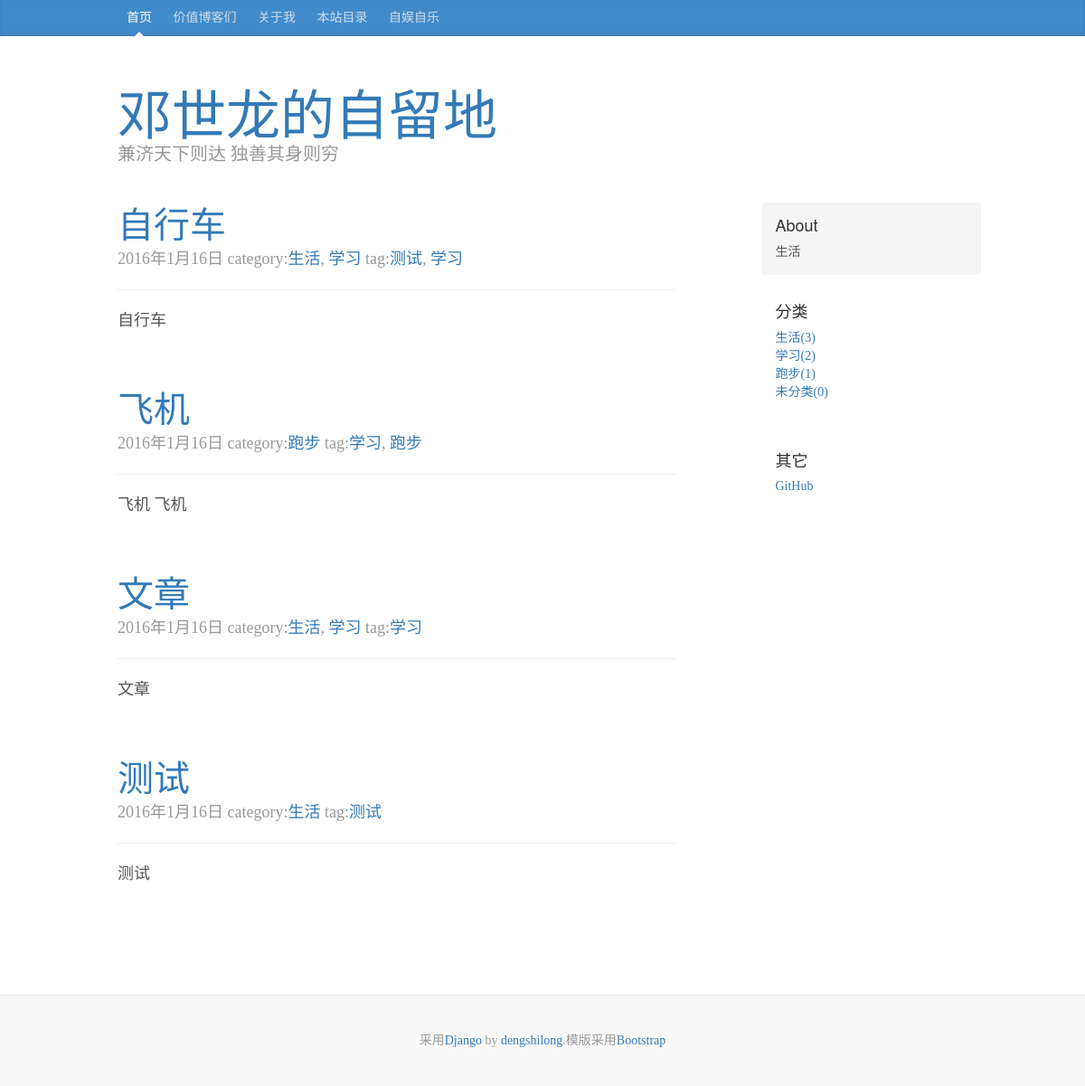
The app's page /, older data.
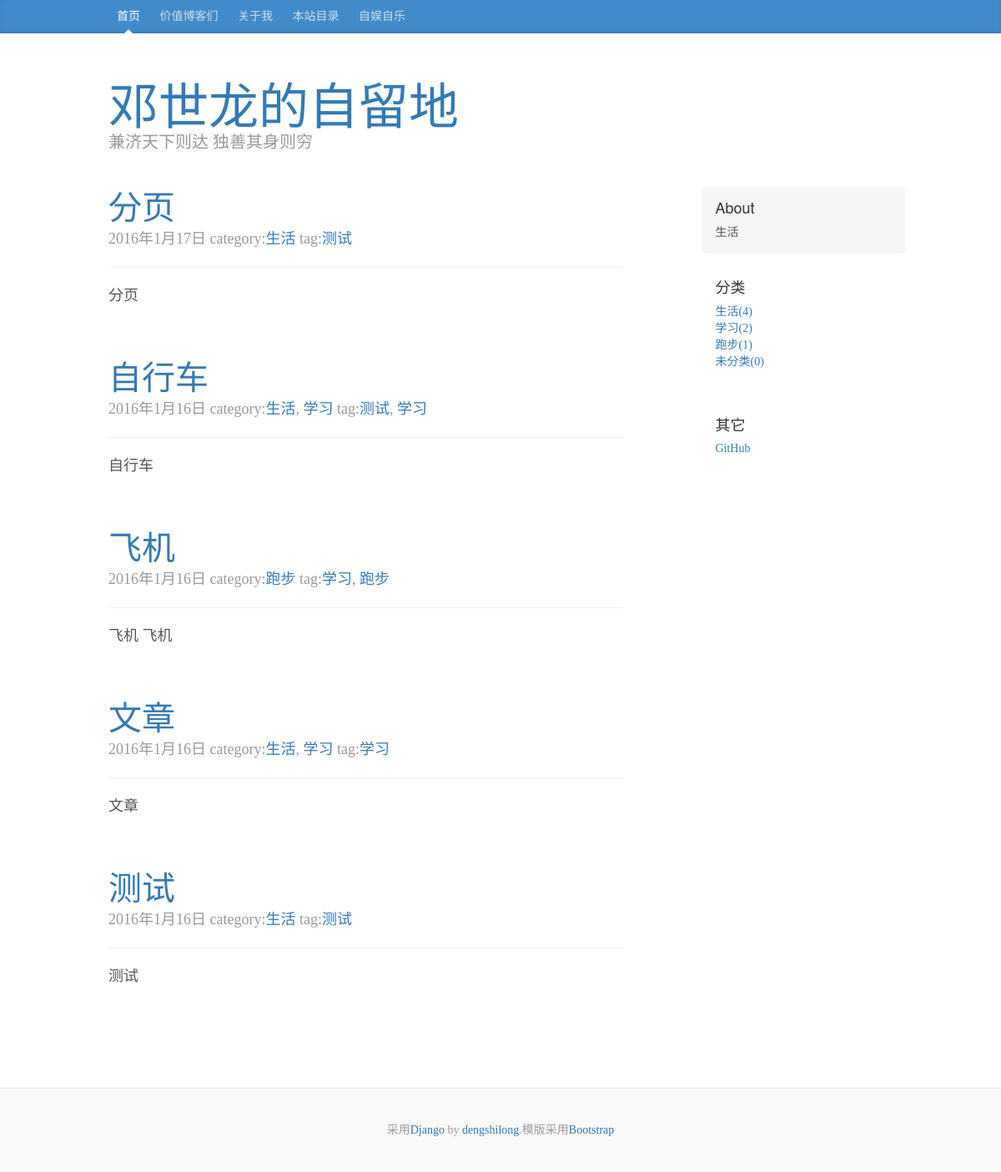
The same page, newer data.
### blog/models.py (models this page shows, shortened)
class Post(models.Model):
    title = models.CharField(max_length=255)
    slug = models.CharField(max_length=300)
    content = models.TextField()
    publish_time = models.DateTimeField(auto_now_add=True)
    category = models.ManyToManyField(Category)
    tag = models.ManyToManyField(Tag, blank=True)
    def get_absolute_url(self):
        year = str(self.publish_time.year)
        month = str(self.publish_time.month)
        if len(month) == 1:
            month = '0' + month
        day = str(self.publish_time.day)
        return reverse('blog.post', args=[year,month,day,self.slug])
    def get_categories(self):
        return self.category.all()
    def get_tags(self):
        return self.tag.all()

class Category(models.Model):
    name = models.CharField(max_length=30)
    creat_time = models.DateTimeField(auto_now_add=True)
    def __unicode__(self):
        return u'%s' % self.name
    def get_absolute_url(self):
        return reverse('blog.category', args=[self.name])
    def get_post_count(self):
        return Post.objects.filter(category=self.id).count()

class Tag(models.Model):
    name = models.CharField(max_length=30)
    creat_time = models.DateTimeField(auto_now_add=True)
    def __unicode__(self):
        return u'%s' % self.name
    def get_absolute_url(self):
        return reverse('blog.tag', args=[self.name])

### blog/views.py (the view)
# urls.py: url(r'^$', views.index, name='blog.index'),
def index(request):
    posts = Post.objects.all().order_by('-publish_time')
    posts = paginator_process(posts, request)
    categories = Category.objects.all()
    context = {'posts' : posts, 'categories': categories}
    return render(request, 'blog/archive.html', context)

### blog/templatetags/my_markdown.py (called while the page is built)
@register.filter(name='mark')
def mark(value):
    return markdown(value)

### blog/utils.py (called while the page is built)
def get_page(request):
    page = request.GET.get('page', '')
    if not page:
        page = 1
    return page

def paginator_process(posts, request):
    page = get_page(request)
    paginator = Paginator(posts, 10)
    try:
        posts = paginator.page(page)
    except PageNotAnInteger:
        posts = paginator.page(1)
    except EmptyPage:
        posts = paginator.page(paginator.num_pages)
    return posts

### blog/templates/blog/archive.html (shortened to what this page needs)
{% extends "base.html" %}
{% block content %}
{% for post in posts %}
    {% include "blog/_post.html" %}
{% endfor %}
{% endblock %}
{% block sidebar %}
    {% include "blog/sidebar.html" %}
{% endblock %}

### blog/templates/base.html (shortened to what this page needs)
{% load staticfiles %}
<!DOCTYPE html>
<html lang="en">
  <head>
    <link href="{% static "lib/bootstrap/css/bootstrap.min.css" %}" rel="stylesheet">
    <link href="{% static "css/style.css" %}" rel="stylesheet">
  </head>
  <body>
    <div class="blog-masthead">
      <div class="container">
        <nav class="blog-nav">
          <a class="blog-nav-item active" href="/">首页</a>
          <a class="blog-nav-item" href="#">价值博客们</a>
          <a class="blog-nav-item" href="#">关于我</a>
          <a class="blog-nav-item" href="#">本站目录</a>
          <a class="blog-nav-item" href="#">自娱自乐</a>
        </nav>
      </div>
    </div>
    <div class="container">
      <div class="blog-header">
        <h1 class="blog-title"><a href="/">邓世龙的自留地</a></h1>
        <p class="lead blog-description">兼济天下则达 独善其身则穷</p>
      </div>
      <div class="row">
        <div class="col-sm-8 blog-main">
          {% block content %} {% endblock %}
        </div>
        <div class="col-sm-3 col-sm-offset-1 blog-sidebar">
          {% block sidebar %} {% endblock %}
        </div>
      </div>
    </div>
    <footer class="blog-footer">
      <p>采用<a href="https://www.djangoproject.com">Django</a> by <a href="https://github.com/dengshilong">dengshilong</a>.模版采用<a href="http://v3.bootcss.com">Bootstrap</a></p>
    </footer>
  </body>
</html>

### blog/templates/blog/_post.html
<div class="blog-post">
  <h2 class="blog-post-title"><a href="{{ post.get_absolute_url }}">{{ post.title }}</a></h2>
  <p class="blog-post-meta">{{post.publish_time|date:"Y年n月d日"}} category:{% for category in post.get_categories %}<a href="{{category.get_absolute_url}}">{{category}}</a>{% if forloop.last %}{% else %}, {% endif %} {% endfor %} tag:{% for tag in post.get_tags %}<a href="{{tag.get_absolute_url}}">{{tag}}</a>{% if forloop.last %}{% else %}, {% endif %}{% endfor %}</p>
  <hr>
  {% load my_markdown %}
  <p>{{ post.content|mark|safe}}</p>
</div>

### blog/templates/blog/sidebar.html
          <div class="sidebar-module sidebar-module-inset">
            <h4>About</h4>
            <p>生活</p>
          </div>
          {% if categories %}
          <div class="sidebar-module">
            <h4>分类</h4>
            <ol class="list-unstyled">
            {% for category in categories %}
              <li><a href="{{category.get_absolute_url}}">{{category}}({{category.get_post_count}})</a></li>
            {% endfor %}
            </ol>
          </div>
          {% endif %}
          <div class="sidebar-module">
            <h4>其它</h4>
            <ol class="list-unstyled">
              <li><a href="https://github.com/dengshilong">GitHub</a></li>
            </ol>
          </div>

### blog/static/css/style.css (style rules this page uses)
body { font-family: Georgia, "Times New Roman", Times, serif; color: #555; }
h1, .h1, h2, .h2, h3, .h3, h4, .h4, h5, .h5, h6, .h6 { margin-top: 0; font-family: "Helvetica Neue", Helvetica, Arial, sans-serif; font-weight: normal; color: #333; }
@media (min-width: 1200px) { .container { width: 970px; } }
.blog-masthead { background-color: #428bca; -webkit-box-shadow: inset 0 -2px 5px rgba(0,0,0,.1); box-shadow: inset 0 -2px 5px rgba(0,0,0,.1); }
.blog-nav-item { position: relative; display: inline-block; padding: 10px; font-weight: 500; color: #cdddeb; }
.blog-nav .active { padding: 10px; color: #fff; }
.blog-nav .active:after { position: absolute; bottom: 0; left: 50%; width: 0; height: 0; margin-left: -5px; vertical-align: middle; content: " "; border-right: 5px solid transparent; border-bottom: 5px solid; border-left: 5px solid transparent; }
.blog-header { padding-top: 20px; padding-bottom: 20px; }
.blog-title { margin-top: 30px; margin-bottom: 0; font-size: 60px; font-weight: normal; }
.blog-description { font-size: 20px; color: #999; }
.blog-main { font-size: 18px; line-height: 1.5; }
.sidebar-module { padding: 15px; margin: 0 -15px 15px; }
.sidebar-module-inset { padding: 15px; background-color: #f5f5f5; border-radius: 4px; }
.sidebar-module-inset p:last-child, .sidebar-module-inset ul:last-child, .sidebar-module-inset ol:last-child { margin-bottom: 0; }
.blog-post { margin-bottom: 60px; }
.blog-post-title { margin-bottom: 5px; font-size: 40px; }
.blog-post-meta { margin-bottom: 20px; color: #999; }
.blog-footer { padding: 40px 0; color: #999; text-align: center; background-color: #f9f9f9; border-top: 1px solid #e5e5e5; }
.blog-footer p:last-child { margin-bottom: 0; }

Row changes from the older to the newer data that the page shows:
added Post: title "分页", publish_time "2016年1月17日", content|mark "分页", Category (name "生活"), Tag (name "测试")
computed for Category "生活": get_post_count "3" → "4"
